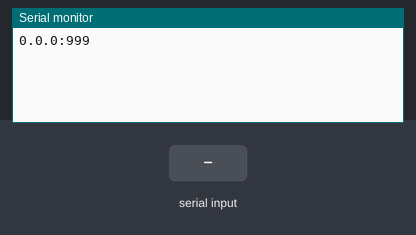
A sketch run on a simulated Arduino Uno, built with avr-gcc and run on an emulated ATmega328P. On the bench: the last lines printed to the serial monitor. Inputs (shaded band) come from the test bench.

Above: at 2.0 s.
2.1 s: "90,45,200\n" received over Serial
At 3.4 s:
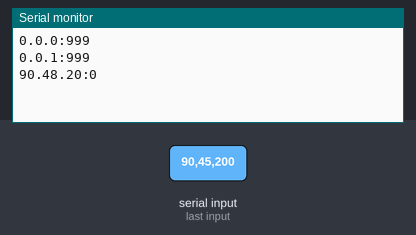
3.6 s: "30,150,10\n" received over Serial
At 4.8 s:
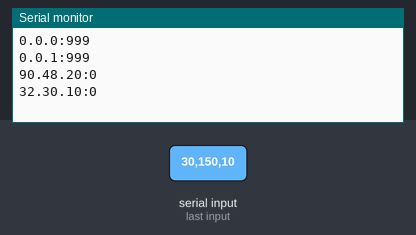
Timing chart, 0 to 6.6 s (numbered marks = the images above; inputs shaded):
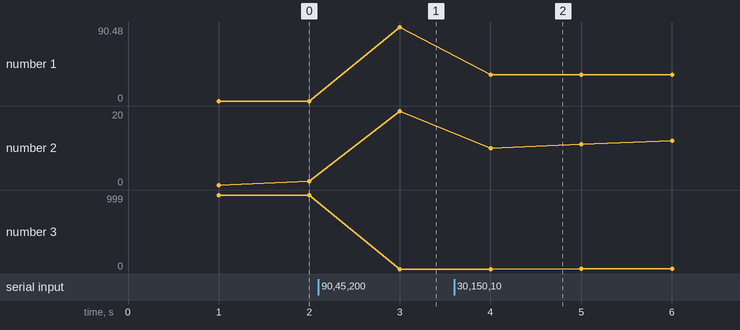

The sketch:

Time.ino
```cpp
/*
  Program to illiustrate the use of ascii messages communication with AppInventor
*/


void setup() {
   Serial.begin(9600);
}


long init_ms,ms,sec,minute,hour;

void loop() {
     delay(1000);

     // Get message
     while (Serial.available() > 0) {
           hour=Serial.parseInt();
           minute=Serial.parseInt();
           sec=Serial.parseInt();
           if (Serial.read()==0x0A); {   //n
               init_ms=(hour*3600+minute*60+sec)*1000-millis();
           }
     }

     // Calculate and print time
     ms=init_ms+millis();
     sec=ms/1000;
     hour=sec/3600;
     sec=sec-hour*3600;
     minute=sec/60;
     sec=sec-minute*60;

     Serial.print(hour);
     Serial.print(".");
     Serial.print(minute);
     Serial.print(".");
     Serial.print(sec);
     Serial.print(":");
     Serial.print(ms%1000);
     Serial.print("\n");

}
```

Measured:
- after the input at 2.1 s, the serial monitor: prints a new line after 0.90 s (image 1)
- after the input at 3.6 s, the serial monitor: prints a new line after 0.40 s (image 2)
- plotted number 1: 0 → 90.48 after the input at 2.1 s, 90.48 → 32.3 after the input at 3.6 s
- plotted number 2: 1 → 20 after the input at 2.1 s, 20 → 17 after the input at 3.6 s
